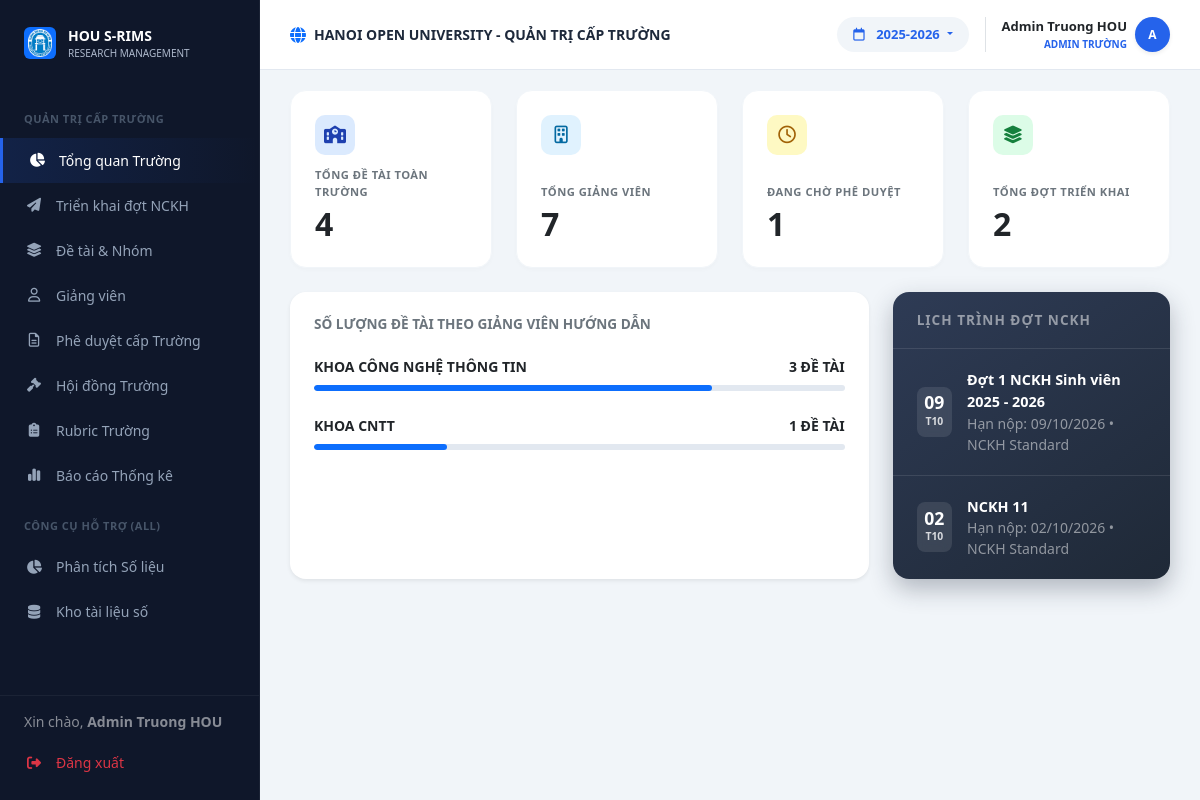
The page /admin (signed in) on the database its author committed.
### models.py (models this page shows, shortened)
class User(db.Model):
    __tablename__ = 'users'
    id = db.Column(db.Integer, primary_key=True)
    username = db.Column(db.String(50), unique=True, nullable=False)
    password_hash = db.Column(db.Text, nullable=False)
    full_name = db.Column(db.String(100), nullable=False)
    email = db.Column(db.String(120), unique=True, nullable=False)
    phone = db.Column(db.String(20), nullable=True)
    bio = db.Column(db.Text, nullable=True)
    role = db.Column(db.String(20), nullable=False) # Admin, Lecturer, Student
    student_id = db.Column(db.String(20), nullable=True)   # MSSV for students
    faculty = db.Column(db.String(100), nullable=True)      # faculty / department
    topics_mentored = db.relationship('Topic', backref='mentor', lazy=True)
    group_memberships = db.relationship('GroupMember', backref='student', lazy=True)
    @property
    def password(self):
        return self.password_hash

class Batch(db.Model):
    __tablename__ = 'batches'
    id = db.Column(db.Integer, primary_key=True)
    name = db.Column(db.String(100), nullable=False)
    type = db.Column(db.String(50), nullable=True, default='NCKH')
    start_date = db.Column(db.DateTime, nullable=True)
    end_date = db.Column(db.DateTime, nullable=True)
    submission_deadline = db.Column(db.DateTime, nullable=True)
    status = db.Column(db.String(20), default='active') # active, completed
    academic_year = db.Column(db.String(20), default='2025-2026')
    guidance_doc = db.Column(db.String(255), nullable=True)
    description = db.Column(db.Text, nullable=True)
    created_at = db.Column(db.DateTime, default=datetime.utcnow)
    topics = db.relationship('Topic', backref='batch', lazy=True)
    groups = db.relationship('Group', backref='batch', lazy=True)

### routes/web.py (the view)
@web_bp.route('/admin')
def admin_page():
    if session.get('role') not in ['admin', 'faculty']:
        return redirect(url_for('auth.login'))
    from models import Topic, User, Batch, Council, Group
    topics = Topic.query.all()
    users = User.query.all()
    batches = Batch.query.order_by(Batch.id.desc()).all()
    councils = Council.query.all()
    groups = Group.query.all()
    return render_template('admin.html', topics=topics, users=users, batches=batches, councils=councils, groups=groups)

### templates/admin.html (shortened to what this page needs)
{% extends "base.html" %}
{% block content %}
    <div class="top-bar">
        <div class="d-flex align-items-center gap-2">
            <i class="fa-solid fa-globe text-primary"></i>
            <span class="fw-bold text-uppercase small">HANOI OPEN UNIVERSITY - QUẢN TRỊ CẤP TRƯỜNG</span>
        </div>
        <div class="d-flex align-items-center gap-3">
            <div class="dropdown">
                <button class="year-select dropdown-toggle" type="button" data-bs-toggle="dropdown" style="background: #f1f5f9; border: none; padding: 8px 16px; border-radius: 20px; color: #2563eb; font-weight: 600; font-size: 13px;">
                    <i class="fa-regular fa-calendar me-2"></i> 2025-2026
                </button>
            </div>
            <div class="dropdown border-start ps-3">
                <div class="d-flex align-items-center gap-2 cursor-pointer dropdown-toggle no-arrow" data-bs-toggle="dropdown">
                    <div class="text-end">
                        <div class="fw-bold text-dark" style="font-size: 13px;">
                            {{ session.get('user_name', 'Admin Trường') }}
                        </div>
                        <div class="fw-bold text-uppercase" style="font-size: 10px; color: #2563eb !important;">
                            ADMIN TRƯỜNG
                        </div>
                    </div>
                    <div class="rounded-circle text-white d-flex align-items-center justify-content-center fw-bold shadow-sm" style="width: 35px; height: 35px; font-size: 12px; background: #2563eb !important;">
                        {{ session.get('user_name', 'A')[0] | upper }}
                    </div>
                </div>
            </div>
        </div>
    </div>
    <div class="content-area">
        <div id="view-overview" class="fade-in">
            <div class="row g-4 mb-4">
                <div class="col-md-3">
                    <div class="stat-card-simple">
                        <div class="stat-icon-wrapper bg-primary-subtle text-primary">
                            <i class="fa-solid fa-school"></i>
                        </div>
                        <div>
                            <div class="text-secondary fw-bold small text-uppercase mb-1" style="font-size: 0.7rem; letter-spacing: 0.5px;">TỔNG ĐỀ TÀI TOÀN TRƯỜNG</div>
                            <div class="h2 fw-bold text-dark mb-0">{{ topics | length }}</div>
                        </div>
                    </div>
                </div>
                <div class="col-md-3">
                    <div class="stat-card-simple">
                        <div class="stat-icon-wrapper bg-info-subtle text-info">
                            <i class="fa-regular fa-building"></i>
                        </div>
                        <div>
                            <div class="text-secondary fw-bold small text-uppercase mb-1" style="font-size: 0.7rem; letter-spacing: 0.5px;">TỔNG GIẢNG VIÊN</div>
                            <div class="h2 fw-bold text-dark mb-0">{{ users | selectattr('role', 'equalto', 'Lecturer') | list | length }}</div>
                        </div>
                    </div>
                </div>
                <div class="col-md-3">
                    <div class="stat-card-simple">
                        <div class="stat-icon-wrapper bg-warning-subtle text-warning">
                            <i class="fa-regular fa-clock"></i>
                        </div>
                        <div>
                            <div class="text-secondary fw-bold small text-uppercase mb-1" style="font-size: 0.7rem; letter-spacing: 0.5px;">ĐANG CHỜ PHÊ DUYỆT</div>
                            <div class="h2 fw-bold text-dark mb-0">{{ topics | selectattr('status', 'equalto', 'pending') | list | length }}</div>
                        </div>
                    </div>
                </div>
                <div class="col-md-3">
                    <div class="stat-card-simple">
                        <div class="stat-icon-wrapper bg-success-subtle text-success">
                            <i class="fa-solid fa-layer-group"></i>
                        </div>
                        <div>
                            <div class="text-secondary fw-bold small text-uppercase mb-1" style="font-size: 0.7rem; letter-spacing: 0.5px;">TỔNG ĐỢT TRIỂN KHAI</div>
                            <div class="h2 fw-bold text-dark mb-0">{{ batches | length }}</div>
                        </div>
                    </div>
                </div>
            </div>
            <div class="row g-4">
                <div class="col-md-8">
                    <div class="card border-0 shadow-sm p-4 h-100 rounded-4">
                        <h6 class="fw-bold mb-4 text-secondary text-uppercase" style="font-size: 0.85rem;">SỐ LƯỢNG ĐỀ TÀI THEO GIẢNG VIÊN HƯỚNG DẫN</h6>
                        {% set mentor_stats = {} %}
                        {% for t in topics %}
                            {% if t.mentor_id %}
                                {% set m = users | selectattr('id', 'equalto', t.mentor_id) | first %}
                                {% if m %}
                                    {% set fac = m.faculty or 'Không rõ' %}
                                    {% if fac not in mentor_stats %}
                                        {% set _ = mentor_stats.update({fac: 0}) %}
                                    {% endif %}
                                    {% set _ = mentor_stats.update({fac: mentor_stats[fac] + 1}) %}
                                {% endif %}
                            {% endif %}
                        {% endfor %}
                        {% set total = topics | length %}
                        {% if topics %}
                            {% for fac, cnt in mentor_stats.items() %}
                            {% set pct = ((cnt / total) * 100) | int if total > 0 else 0 %}
                            <div class="mb-4">
                                <div class="d-flex justify-content-between mb-2">
                                    <span class="fw-bold text-dark text-uppercase small">{{ fac }}</span>
                                    <span class="fw-bold text-dark small">{{ cnt }} ĐỀ TÀI</span>
                                </div>
                                <div class="progress progress-custom" style="height: 6px;">
                                    <div class="progress-bar bg-primary" style="width: {{ pct }}%; border-radius: 10px;"></div>
                                </div>
                            </div>
                            {% endfor %}
                        {% else %}
                            <div class="text-center text-muted py-5">
                                <i class="fa-solid fa-chart-simple fs-1 mb-3 d-block opacity-25"></i>
                                <div class="small fw-bold">Chưa có dữ liệu đề tài</div>
                                <div class="small">Dữ liệu hiện thị sau khi Sinh viên đăng ký đề tài</div>
                            </div>
                        {% endif %}
                    </div>
                </div>
                <div class="col-md-4">
                    <div class="card card-schedule-dark h-100">
                        <div class="card-header">
                            <h6 class="fw-bold mb-0 text-uppercase text-white-50" style="font-size: 0.85rem; letter-spacing: 1px;">LỊCH TRÌNH ĐỢT NCKH</h6>
                        </div>
                        <div class="card-body p-0">
                            <div class="list-group list-group-flush">
                                {% if batches %}
                                    {% for b in batches %}
                                    <div class="list-group-item d-flex align-items-center hover-shadow">
                                        <div class="date-box-light">
                                            <div class="day">{{ b.submission_deadline.strftime('%d') if b.submission_deadline else '--' }}</div>
                                            <div class="month">{{ b.submission_deadline.strftime('T%m') if b.submission_deadline else '---' }}</div>
                                        </div>
                                        <div class="flex-grow-1">
                                            <div class="fw-bold text-white" style="font-size: 0.9rem;">{{ b.name }}</div>
                                            <div class="small text-white-50">Hạn nộp: {{ b.submission_deadline.strftime('%d/%m/%Y') if b.submission_deadline else 'Chưa có' }} • {{ b.type or 'NCKH' }}</div>
                                        </div>
                                    </div>
                                    {% endfor %}
                                {% else %}
                                    <div class="text-center text-white-50 p-4 small">Chưa có lịch trình. Hãy tạo đợt NCKH mới.</div>
                                {% endif %}
                            </div>
                        </div>
                    </div>
                </div>
            </div>
        </div>
                        {% set lecturers = users | selectattr('role', 'equalto', 'Lecturer') | list %}
    </div>
{% endblock %}

### templates/components/sidebar.html (shortened to what this page needs)
<div class="sidebar">
    <div class="sidebar-logo">
        <div class="d-flex align-items-center justify-content-center bg-primary rounded p-1" style="width: 32px; height: 32px;">
            <img src="{{ url_for('static', filename='assets/images/logo.png') }}" alt="" style="max-width:100%;">
        </div>
        <div>
            <div class="fw-bold text-white" style="font-size: 14px;">HOU S-RIMS</div>
            <div style="font-size: 10px; color: #aeb9cc;">RESEARCH MANAGEMENT</div>
        </div>
    </div>
    <div class="sidebar-menu-wrapper" style="flex: 1; overflow-y: auto; padding-bottom: 100px;">
    {% if session.get('role') == 'admin' %}
    <div class="menu-category">QUẢN TRỊ CẤP TRƯỜNG</div>
    <a href="{{ url_for('web.admin_page') }}#overview" onclick="{% if request.endpoint == 'web.admin_page' %}event.preventDefault(); switchTab('overview', this){% endif %}" class="nav-link">
        <i class="fa-solid fa-chart-pie"></i> Tổng quan Trường
    </a>
    <a href="{{ url_for('web.admin_page') }}#batches" onclick="{% if request.endpoint == 'web.admin_page' %}event.preventDefault(); switchTab('batches', this){% endif %}" class="nav-link">
        <i class="fa-solid fa-paper-plane"></i> Triển khai đợt NCKH
    </a>
    <a href="{{ url_for('web.admin_page') }}#topics" onclick="{% if request.endpoint == 'web.admin_page' %}event.preventDefault(); switchTab('topics', this){% endif %}" class="nav-link">
        <i class="fa-solid fa-layer-group"></i> Đề tài & Nhóm
    </a>
    <a href="{{ url_for('web.admin_page') }}#lecturers" onclick="{% if request.endpoint == 'web.admin_page' %}event.preventDefault(); switchTab('lecturers', this){% endif %}" class="nav-link">
        <i class="fa-regular fa-user"></i> Giảng viên
    </a>
    <a href="{{ url_for('web.admin_page') }}#approvals" onclick="{% if request.endpoint == 'web.admin_page' %}event.preventDefault(); switchTab('approvals', this){% endif %}" class="nav-link">
        <i class="fa-regular fa-file-lines"></i> Phê duyệt cấp Trường
    </a>
    <a href="{{ url_for('web.admin_page') }}#councils" onclick="{% if request.endpoint == 'web.admin_page' %}event.preventDefault(); switchTab('councils', this){% endif %}" class="nav-link">
        <i class="fa-solid fa-gavel"></i> Hội đồng Trường
    </a>
    <a href="{{ url_for('web.admin_page') }}#rubric" onclick="{% if request.endpoint == 'web.admin_page' %}event.preventDefault(); switchTab('rubric', this){% endif %}" class="nav-link">
        <i class="fa-solid fa-clipboard-list"></i> Rubric Trường
    </a>
    <a href="{{ url_for('web.admin_page') }}#reports" onclick="{% if request.endpoint == 'web.admin_page' %}event.preventDefault(); switchTab('reports', this){% endif %}" class="nav-link">
        <i class="fa-solid fa-chart-simple"></i> Báo cáo Thống kê
    </a>
    {% endif %}
    <div class="menu-category">CÔNG CỤ HỖ TRỢ (ALL)</div>
    <a href="{{ url_for('web.analysis_page') }}" class="nav-link {{ 'active-main' if request.endpoint == 'web.analysis_page' else '' }}">
        <i class="fa-solid fa-chart-pie"></i> Phân tích Số liệu
    </a>
    <a href="{{ url_for('web.repository_page') }}" class="nav-link {{ 'active-main' if request.endpoint == 'web.repository_page' else '' }}">
        <i class="fa-solid fa-database"></i> Kho tài liệu số
    </a>
    </div>
    <div class="sidebar-footer" style="position: absolute; bottom: 0; left: 0; right: 0; background: var(--sidebar-bg); border-top: 1px solid rgba(255,255,255,0.05); padding: 15px 0;">
        <div class="px-4 mb-2 text-white small opacity-50">
            Xin chào, <strong>{{ session.get('user_name', 'Khách') }}</strong>
        </div>
        <a href="{{ url_for('auth.logout') }}" class="nav-link text-danger">
            <i class="fa-solid fa-right-from-bracket"></i> Đăng xuất
        </a>
    </div>
</div>

### rows shown on the page
User: get "Admin Truong HOU"
User: faculty "KHOA CÔNG NGHỆ THÔNG TIN", id "3", {{ pct }} 75 (drawn)
User: faculty "KHOA CNTT", cnt "1", {{ pct }} 25 (drawn)
Batch: submission_deadline "09", submission_deadline "T10", name "Đợt 1 NCKH Sinh viên 2025 - 2026", submission_deadline "09/10/2026", type "NCKH Standard"
Batch: submission_deadline "02", submission_deadline "T10", name "NCKH 11", submission_deadline "02/10/2026", type "NCKH Standard"

### other values the page prints
{{ session.get('user_name', 'A')[0] | upper }} "A"
{{ topics | length }} "4"
{{ users | selectattr('role', 'equalto', 'Lecturer') | list | length }} "7"
{{ topics | selectattr('status', 'equalto', 'pending') | list | length }} "1"
{{ batches | length }} "2"
